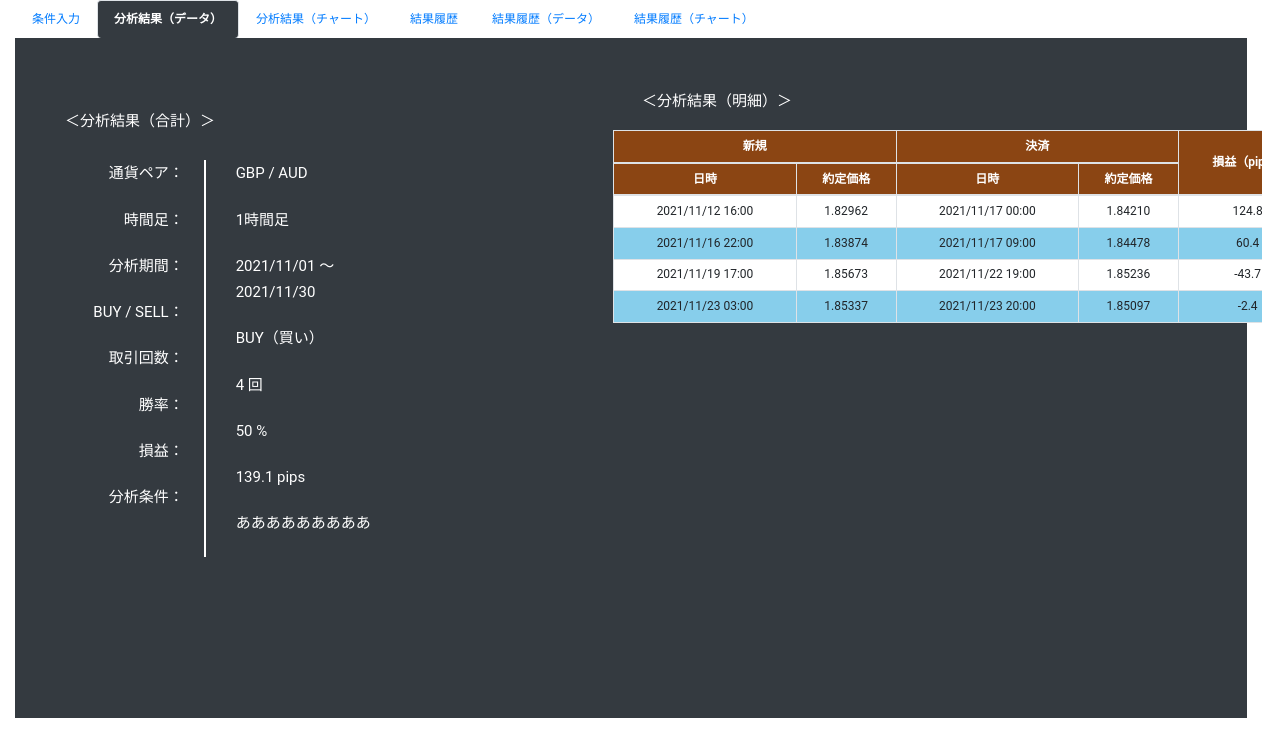
The app's page /index2.php with its own data.
### tables this page shows
CREATE TABLE `terms_table` (
  `id` int(10) NOT NULL,
  `currency` varchar(2) NOT NULL,
  `chart_time` varchar(2) NOT NULL,
  `b_from_ymd` varchar(14) DEFAULT NULL,
  `b_to_ymd` varchar(14) NOT NULL,
  `rikaku` float(6,2) NOT NULL,
  `songiri` float(6,2) NOT NULL,
  `wait` varchar(1) NOT NULL,
  `trend` varchar(1) DEFAULT NULL,
  `trend_ma1` int(3) DEFAULT NULL,
  `trend_ma2` int(3) DEFAULT NULL,
  `trend_ma3` int(3) DEFAULT NULL,
  `trend_mtf1` varchar(6) DEFAULT NULL,
  `trend_mtf2` varchar(6) DEFAULT NULL,
  `trend_mtf3` varchar(6) DEFAULT NULL,
  `nehaba` varchar(1) DEFAULT NULL,
  `vola_from` float(4,1) DEFAULT NULL,
  `vola_to` float(4,1) DEFAULT NULL,
  `pips_from` float(6,2) DEFAULT NULL,
  `pips_to` float(6,2) DEFAULT NULL,
  `period` varchar(1) DEFAULT NULL,
  `wave` int(1) DEFAULT NULL,
  `hour_from` int(3) DEFAULT NULL,
  `hour_to` int(3) DEFAULT NULL,
  `term_1` varchar(3) DEFAULT NULL,
  `term_2` varchar(3) DEFAULT NULL,
  `term_3` varchar(3) DEFAULT NULL,
  `term_4` varchar(3) DEFAULT NULL,
  `buy_sell` varchar(1) DEFAULT NULL,
  `created_at` date NOT NULL,
  `updated_at` date NOT NULL,
  `del_f` varchar(1) NOT NULL
);

CREATE TABLE `result_detail` (
  `id` int(12) NOT NULL,
  `terms_id` int(12) NOT NULL,
  `ymd_start` int(12) NOT NULL,
  `value_start` decimal(10,5) NOT NULL,
  `ymd_end` int(12) NOT NULL,
  `value_end` decimal(10,5) NOT NULL,
  `p_a_l` decimal(7,3) NOT NULL,
  `del_f` varchar(1) NOT NULL
);

### index2.php (the view, shortened to what this page needs)
<?php
$terms_id = 1;
$pdo = connect_to_db();
$sql = "SELECT terms_table.currency,terms_table.chart_time,terms_table.b_from_ymd,terms_table.b_to_ymd,terms_table.buy_sell,result_detail.ymd_start,result_detail.value_start,result_detail.ymd_end,result_detail.value_end,result_detail.p_a_l FROM result_detail INNER JOIN (SELECT * FROM terms_table WHERE del_f = 0 AND id = $terms_id) AS terms_table ON result_detail.terms_id = terms_table.id ORDER BY result_detail.id";
$stmt = $pdo->prepare($sql);
try {
    $status = $stmt->execute();
} catch (PDOException $e) {
    echo json_encode(["sql error" => "{$e->getMessage()}"]);
    exit();
}
$result = $stmt->fetchAll(PDO::FETCH_ASSOC);
$output = "";
$check = 0;
$cnt = 0;
$v_cnt = 0;
$val = 0;
foreach ($result as $record) {
    if ($check === 0) {
        switch ($record["currency"]) {
            case '9':
                $currency = "GBP / AUD";
                break;
        }
        switch ($record["chart_time"]) {
            case '4':
                $cha_time = "1時間足";
        }
        $period = substr($record["b_from_ymd"], 0, 4) . "/" . substr($record["b_from_ymd"], 4, 2) . "/" . substr($record["b_from_ymd"], 6, 2) . " ～ " . substr($record["b_to_ymd"], 0, 4) . "/" . substr($record["b_to_ymd"], 4, 2) . "/" . substr($record["b_to_ymd"], 6, 2);
        if ($record["chart_time"]) {
            $B_S = "BUY（買い）";
        } else if ($record["buy_sell"] === '1') {
            $B_S = "SELL（売り）";
        }
        $check = 1;
    }
    $cnt++;
    if ($record["p_a_l"] > 0) {
        $v_cnt++;
    }
    $val += $record["p_a_l"];
    $s_time = substr(date('Y/m/d H:i:s', $record["ymd_start"]), 0, 16);
    $e_time = substr(date('Y/m/d H:i:s', $record["ymd_end"]), 0, 16);
    $pl = strval(doubleval($record["p_a_l"]));
    $output .= "
    <tr class='retu'>
        <td>{$s_time}</td>
        <td>{$record["value_start"]}</td>
        <td>{$e_time}</td>
        <td>{$record["value_end"]}</td>
        <td>{$pl}</td>
    </tr>
  ";
}
$per = $v_cnt / $cnt * 100;
?>
<!DOCTYPE html>
<html lang="en">
<head>
    <link rel="stylesheet" href="https://stackpath.bootstrapcdn.com/bootstrap/4.5.0/css/bootstrap.min.css">
    <link rel="stylesheet" href="./css/style2.css">
</head>
<body>
    <div class="container-fluid main">
        <ul class="nav nav-tabs nav-pills">
            <li class="nav-item">
                <a href="index.php" class="nav-link">条件入力</a>
            </li>
            <li class="nav-item">
                <a href="#" class="nav-link active">分析結果（データ）</a>
            </li>
            <li class="nav-item">
                <a href="index3.php" class="nav-link">分析結果（チャート）</a>
            </li>
            <li class="nav-item">
                <a href="index4.php" class="nav-link">結果履歴</a>
            </li>
            <li class="nav-item">
                <a href="index5.php" class="nav-link">結果履歴（データ）</a>
            </li>
            <li class="nav-item">
                <a href="index6.php" class="nav-link">結果履歴（チャート）</a>
            </li>
        </ul>
        <div class="dark">
            <div>
                <p class="total_p">＜分析結果（合計）＞</p>
                <ul class="total_ul">
                    <li class="total_col">
                        <p>通貨ペア：</p>
                        <p>時間足：</p>
                        <p>分析期間：</p>
                        <p>BUY / SELL：</p>
                        <p>取引回数：</p>
                        <p>勝率：</p>
                        <p>損益：</p>
                        <p>分析条件：</p>
                    </li>
                    <li class="total_de">
                        <p><?= $currency ?></p>
                        <p><?= $cha_time ?></p>
                        <p><?= $period ?></p>
                        <p><?= $B_S ?></p>
                        <p><?= $cnt ?> 回</p>
                        <p><?= $per ?> %</p>
                        <p><?= $val ?> pips</p>
                        <p>あああああああああ</p>
                    </li>
                </ul>
            </div>
            <div class="detail">
                <p class="detail_p">＜分析結果（明細）＞</p>
                <table class="col-10 offset-3 table table-sm table-bordered">
                    <thead class="header">
                        <tr>
                            <th scope="col" colspan="2">新規</th>
                            <th scope="col" colspan="2">決済</th>
                            <th scope="col" rowspan="2" class="row_ver">損益（pips）</th>
                        </tr>
                        <tr>
                            <th scope="col">日時</th>
                            <th scope="col">約定価格</th>
                            <th scope="col">日時</th>
                            <th scope="col">約定価格</th>
                        </tr>
                    </thead>
                    <tbody>
                        <?= $output ?>
                    </tbody>
                </table>
            </div>
        </div>
    </div>
</body>
</html>

### css/style2.css (style rules this page uses)
body { font-family: Roboto, "Yu Gothic Medium", "游ゴシック Medium", YuGothic, "游ゴシック体", "ヒラギノ角ゴ Pro W3", "メイリオ", sans-serif; line-height: 1.75; font-size: 12px; }
* { padding:0; margin:0; -webkit-box-sizing: border-box; -moz-box-sizing: border-box; -o-box-sizing: border-box; -ms-box-sizing: border-box; box-sizing: border-box; }
.dark { display:flex; background-color: #343a40; padding-top: 20px; height: 680px; }
.nav-tabs .nav-link.active { background-color: #343a40; border-bottom: #343a40; font-weight: bold; }
.nav-tabs { border-bottom: none; }
.total_ul { list-style:none; display:flex; }
.total_col { text-align: right; width:150px; padding:0 20px; border-right:2px solid #fff; margin-top: 10px; margin-left: 50px; }
.total_de { margin-top: 10px; margin-left: 30px; }
li > p { color: #fff; margin-bottom: 20px; font-size: 15px; }
.total_p { color: #fff; margin-top: 50px; margin-left: 50px; font-size: 15px; }
.detail { width: 900px; }
.detail_p { margin-top: 30px; margin-left: 240px; color: #fff; font-size: 15px; }
.header { text-align: center; background-color: #8b4513; color: #fff; }
table { height: 20vh; }
tbody { text-align: center; }
.table thead th { vertical-align: middle; }
table tr.retu:nth-child(even) { background-color: #87ceeb }
table tr.retu:nth-child(odd) { background-color: #fff }

### records on screen
terms_table: currency "GBP / AUD", chart_time "1時間足", period "2021/11/01 ～ 2021/11/30", chart_time "BUY（買い）"
result_detail: ymd_start "2021/11/12 16:00", value_start "1.82962", ymd_end "2021/11/17 00:00", value_end "1.84210", p_a_l "124.8"
result_detail: ymd_start "2021/11/16 22:00", value_start "1.83874", ymd_end "2021/11/17 09:00", value_end "1.84478", p_a_l "60.4"
result_detail: ymd_start "2021/11/19 17:00", value_start "1.85673", ymd_end "2021/11/22 19:00", value_end "1.85236", p_a_l "-43.7"
result_detail: ymd_start "2021/11/23 03:00", value_start "1.85337", ymd_end "2021/11/23 20:00", value_end "1.85097", p_a_l "-2.4"

### other values on screen
$cnt "4"
$per "50"
$val "139.1"
